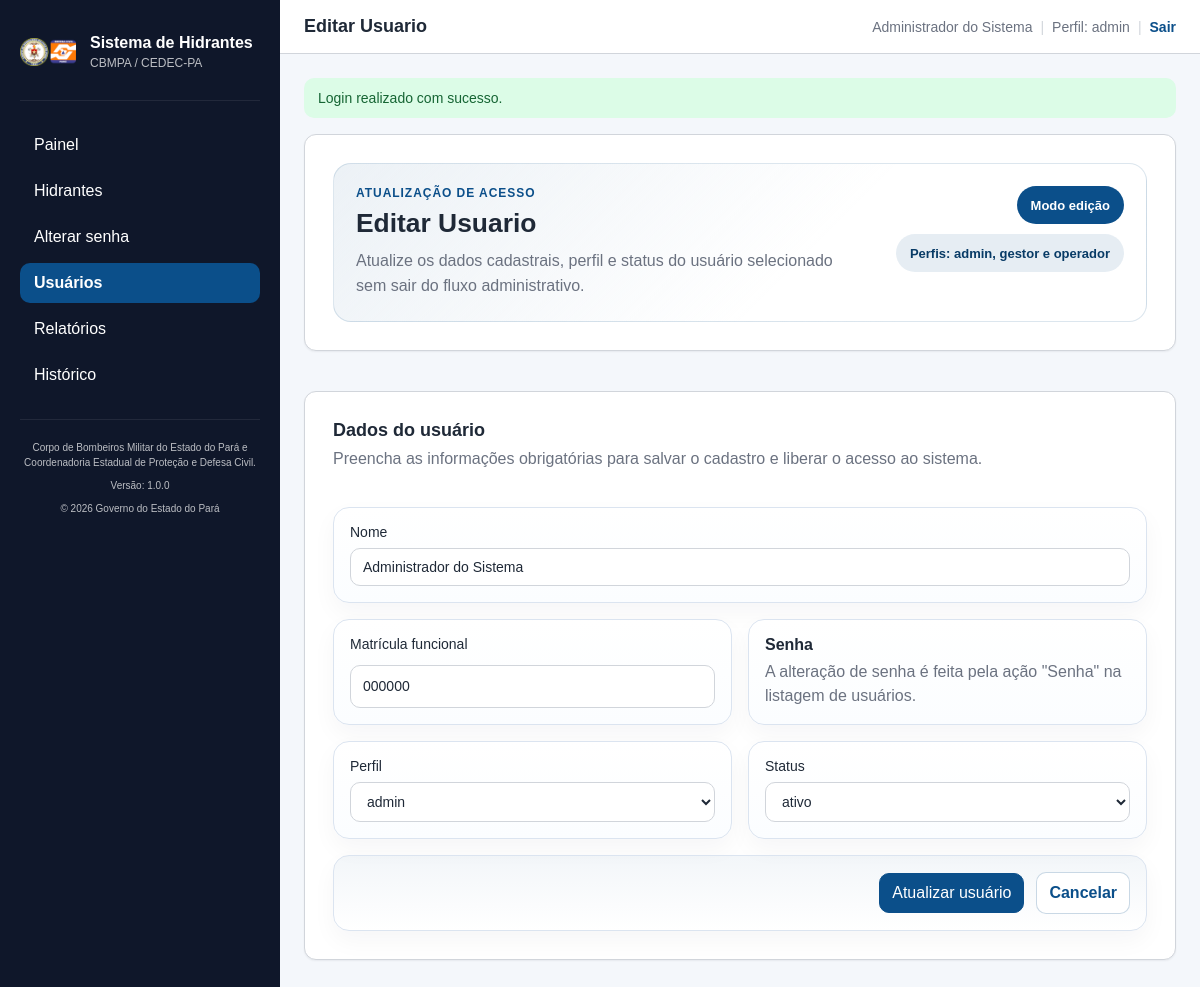
The page /usuarios/1/editar (signed in) on the database its author committed.
### tables this page shows
CREATE TABLE usuarios (
    id BIGINT UNSIGNED NOT NULL AUTO_INCREMENT,
    nome VARCHAR(150) NOT NULL,
    matricula_funcional VARCHAR(30) NOT NULL,
    senha_hash VARCHAR(255) NOT NULL,
    perfil ENUM('admin', 'gestor', 'operador') NOT NULL,
    status ENUM('ativo', 'inativo') NOT NULL DEFAULT 'ativo',
    criado_em DATETIME NOT NULL DEFAULT CURRENT_TIMESTAMP,
    atualizado_em DATETIME NULL DEFAULT NULL,

    CONSTRAINT pk_usuarios PRIMARY KEY (id),
    CONSTRAINT uq_usuarios_matricula UNIQUE (matricula_funcional)
);

### app/Core/View.php (called while the page is built, shortened)
<?php
class View
{
    public static function render(string $view, array $data = [], string $layout = 'layouts/master'): void
    {
        $viewFile = base_path('resources/views/' . $view . '.php');
        $layoutFile = base_path('resources/views/' . $layout . '.php');
        extract($data);
        require $viewFile;
        $content = ob_get_clean();
        require $layoutFile;
    }
}

### app/Core/Controller.php (called while the page is built, shortened)
<?php
abstract class Controller
{
    protected function view(string $view, array $data = [], string $layout = 'layouts/master'): void
    {
        View::render($view, $data, $layout);
    }
}

### app/Controllers/UsuarioController.php (called while the page is built, shortened)
<?php
class UsuarioController extends Controller
{
    public function edit(string $id): void
    {
        $usuario = (new UsuarioService())->find((int) $id);
        $this->view('usuarios/create', [
            'title' => 'Editar Usuario',
            'usuario' => $usuario,
            'formAction' => '/usuarios/' . (int) $id . '/atualizar',
            'isEdit' => true,
        ]);
    }
}

### public/index.php (called while the page is built, shortened)
<?php
spl_autoload_register(function ($class) {
    $prefix = 'App\\';
    $baseDir = BASE_PATH . '/app/';
    $len = strlen($prefix);
    $relativeClass = substr($class, $len);
    $file = $baseDir . str_replace('\\', '/', $relativeClass) . '.php';
});
require BASE_PATH . '/app/Helpers/functions.php';
$router = new Router();
$router->dispatch(new Request());

### app/Helpers/functions.php (called while the page is built, shortened)
<?php
if (!function_exists('base_path')) {
    function base_path(string $path = ''): string
    {
        $base = dirname(__DIR__, 2);
        return $path ? $base . DIRECTORY_SEPARATOR . ltrim($path, '/\\') : $base;
    }
}
if (!function_exists('config_path')) {
    function config_path(string $path = ''): string
    {
        return base_path('config' . ($path ? DIRECTORY_SEPARATOR . $path : ''));
    }
}
if (!function_exists('env')) {
    function env(string $key, mixed $default = null): mixed
    {
        $value = $_ENV[$key] ?? $_SERVER[$key] ?? getenv($key);
        return $value === false || $value === null ? $default : $value;
    }
}
if (!function_exists('config')) {
    function config(string $key, mixed $default = null): mixed
    {
        static $configs = [];
        [$file, $item] = array_pad(explode('.', $key, 2), 2, null);
        if (!isset($configs[$file])) {
            $path = config_path($file . '.php');
            $configs[$file] = file_exists($path) ? require $path : [];
        }
        if ($item === null) {
            return $configs[$file] ?? $default;
        }
        return $configs[$file][$item] ?? $default;
    }
}
if (!function_exists('e')) {
    function e(?string $value): string
    {
        return htmlspecialchars((string) $value, ENT_QUOTES, 'UTF-8');
    }
}
if (!function_exists('css_asset')) {
    function css_asset(string $path): string
    {
        return '/assets/css/' . ltrim(str_replace('\\', '/', $path), '/');
    }
}

### config/database.php (called while the page is built)
<?php
return [
    'driver' => 'mysql',
    'host' => env('DB_HOST', '127.0.0.1'),
    'port' => (int) env('DB_PORT', 3306),
    'database' => env('DB_NAME', 'hidrantes_system'),
    'username' => env('DB_USER', 'root'),
    'password' => env('DB_PASS', ''),
    'charset' => 'utf8mb4',
    'collation' => 'utf8mb4_unicode_ci',
];

### config/session.php (called while the page is built)
<?php
return [
    'name' => env('SESSION_NAME', 'hidrantes_session'),
    'lifetime' => 7200,
];

### app/Core/Database.php (called while the page is built, shortened)
<?php
class Database
{
    private static ?PDO $connection = null;
    public static function connection(): PDO
    {
        if (self::$connection instanceof PDO) {
            return self::$connection;
        }
        $config = config('database');
        $dsn = sprintf(
            '%s:host=%s;port=%d;dbname=%s;charset=%s',
            $config['driver'],
            $config['host'],
            $config['port'],
            $config['database'],
            $config['charset']
        );
        try {
            $options = [
                PDO::ATTR_ERRMODE => PDO::ERRMODE_EXCEPTION,
                PDO::ATTR_DEFAULT_FETCH_MODE => PDO::FETCH_ASSOC,
                PDO::ATTR_EMULATE_PREPARES => false,
                PDO::ATTR_STRINGIFY_FETCHES => false,
            ];
            if (defined('PDO::MYSQL_ATTR_MULTI_STATEMENTS')) {
                $options[PDO::MYSQL_ATTR_MULTI_STATEMENTS] = false;
            }
            self::$connection = new PDO($dsn, $config['username'], $config['password'], $options);
        } catch (PDOException $e) {
            report_exception($e);
            http_response_code(500);
            echo 'Erro interno ao conectar com o banco de dados.';
            exit;
        }
        return self::$connection;
    }
}

### app/Repositories/UsuarioRepository.php (called while the page is built, shortened)
<?php
class UsuarioRepository
{
    private PDO $db;
    public function __construct()
    {
        $this->db = Database::connection();
    }
    public function findById(int $id): ?array
    {
        $stmt = $this->db->prepare('SELECT * FROM usuarios WHERE id = :id LIMIT 1');
        $stmt->execute(['id' => $id]);
        return $stmt->fetch() ?: null;
    }
}

### app/Services/UsuarioService.php (called while the page is built, shortened)
<?php
class UsuarioService
{
    public function __construct(
        private ?UsuarioRepository $usuarioRepository = null,
        private ?PasswordService $passwordService = null,
        private ?AuditService $auditService = null,
    ) {
        $this->usuarioRepository ??= new UsuarioRepository();
    }
    public function find(int $id): ?array
    {
        return $this->usuarioRepository->findById($id);
    }
}

### app/Core/Session.php (called while the page is built, shortened)
<?php
class Session
{
    public static function get(string $key, mixed $default = null): mixed
    {
        return $_SESSION[$key] ?? $default;
    }
    public static function getFlash(string $key, mixed $default = null): mixed
    {
        $value = $_SESSION['_flash'][$key] ?? $default;
        return $value;
    }
}

### resources/views/usuarios/create.php (the view, shortened to what this page needs)
<?php
$isEdit = (bool) ($isEdit ?? false);
$usuario = $usuario ?? null;
?>
<div class="management-page">
    <section class="card management-card management-hero">
        <div class="management-header">
            <div class="management-header-copy">
                <p class="management-eyebrow"><?= $isEdit ? 'Atualização de acesso' : 'Cadastro de acesso' ?></p>
                <h1><?= e($title) ?></h1>
                <p class="management-description">
                    <?= $isEdit
                        ? 'Atualize os dados cadastrais, perfil e status do usuário selecionado sem sair do fluxo administrativo.'
                        : 'Crie novos usuários com os perfis corretos para manter a operação do sistema organizada e segura.' ?>
                </p>
            </div>
            <div class="management-badges">
                <span class="management-badge"><?= $isEdit ? 'Modo edição' : 'Novo cadastro' ?></span>
                <span class="management-badge is-soft">Perfis: admin, gestor e operador</span>
            </div>
        </div>
    </section>
    <section class="card management-card management-form-card">
        <div class="management-section-head">
            <h3>Dados do usuário</h3>
            <p>Preencha as informações obrigatórias para salvar o cadastro e liberar o acesso ao sistema.</p>
        </div>
        <form
            method="POST"
            action="<?= e($formAction ?? '/usuarios/salvar') ?>"
            class="form-grid cols-2 management-form-grid"
            data-single-submit="true"
            data-submit-processing-text="Processando..."
        >
            <label class="col-span-2">Nome
                <input type="text" name="nome" required value="<?= e((string) ($usuario['nome'] ?? '')) ?>">
            </label>
            <label>Matrícula funcional
                <input type="text" name="matricula_funcional" required value="<?= e((string) ($usuario['matricula_funcional'] ?? '')) ?>">
            </label>
            <?php if (!$isEdit): ?>
                <label>Senha
                    <input type="password" name="senha" required>
                </label>
            <?php else: ?>
                <div class="management-form-note">
                    <strong>Senha</strong>
                    <p>A alteração de senha é feita pela ação "Senha" na listagem de usuários.</p>
                </div>
            <?php endif; ?>
            <label>Perfil
                <select name="perfil" required>
                    <?php foreach (['admin', 'gestor', 'operador'] as $perfil): ?>
                        <option value="<?= e($perfil) ?>" <?= ($usuario['perfil'] ?? '') === $perfil ? 'selected' : '' ?>>
                            <?= e($perfil) ?>
                        </option>
                    <?php endforeach; ?>
                </select>
            </label>
            <label>Status
                <select name="status" required>
                    <?php foreach (['ativo', 'inativo'] as $status): ?>
                        <option value="<?= e($status) ?>" <?= ($usuario['status'] ?? 'ativo') === $status ? 'selected' : '' ?>>
                            <?= e($status) ?>
                        </option>
                    <?php endforeach; ?>
                </select>
            </label>
            <div class="col-span-2 actions-inline management-form-actions">
                <button type="submit"><?= $isEdit ? 'Atualizar usuário' : 'Salvar usuário' ?></button>
                <a class="btn-secondary" href="/usuarios">Cancelar</a>
            </div>
        </form>
    </section>
</div>

### app/Core/Router.php (shortened to what this page needs)
<?php
class Router
{
    private array $routes = [];
    private function addRoute(string $method, string $path, array $handler, array $middlewares = []): void
    {
        $this->routes[] = compact('method', 'path', 'handler', 'middlewares');
    }
    public function dispatch(Request $request): void
    {
        $requestMethod = $request->method();
        $requestUri = $request->uri();
        foreach ($this->routes as $route) {
            if ($route['method'] !== $requestMethod) {
                continue;
            }
            $pattern = preg_replace('#\{[^/]+\}#', '([^/]+)', $route['path']);
            $pattern = '#^' . rtrim($pattern, '/') . '$#';
            if ($route['path'] === '/') {
                $pattern = '#^/$#';
            }
            if (!preg_match($pattern, $requestUri, $matches)) {
                continue;
            }
            array_shift($matches);
            [$controllerClass, $method] = $route['handler'];
            $controller = new $controllerClass();
            call_user_func_array([$controller, $method], $matches);
            return;
        }
    }
}

### resources/views/layouts/master.php (shortened to what this page needs)
<?php
$auth = Session::get('auth');
$perfil = $auth['perfil'] ?? '';
$baseStylesheets = [
    'globals/variables.css',
    'globals/reset.css',
    'globals/base.css',
    'layouts/layout.css',
    'layouts/sidebar.css',
    'layouts/topbar.css',
    'layouts/responsive.css',
    'components/cards.css',
    'components/alerts.css',
    'components/forms.css',
    'components/buttons.css',
    'components/modal.css',
    'components/tables.css',
    'components/pagination.css',
    'pages/auth.css',
    'pages/management.css',
    'pages/hidrantes.css',
];
$stylesheets = array_values(array_unique(array_merge(
    $baseStylesheets,
    $pageStylesheets ?? []
)));
function menu_active(string $path): string
{
    $uri = parse_url($_SERVER['REQUEST_URI'] ?? '/', PHP_URL_PATH) ?: '/';
    return $uri === $path || str_starts_with($uri, $path . '/') ? 'active' : '';
}
?>
<!DOCTYPE html>
<html lang="pt-BR">
<head>
    <?php foreach ($stylesheets as $stylesheet): ?>
        <link rel="stylesheet" href="<?= e(css_asset($stylesheet)) ?>">
    <?php endforeach; ?>
</head>
<body>
<div class="layout">
    <aside class="sidebar" id="app-sidebar" aria-label="Menu principal">
        <div class="sidebar-head">
            <div class="sidebar-brand">
                <img src="/img/logos/logo.cbmpa.png" alt="CBMPA" class="sidebar-logo">
                <div class="sidebar-brand-text">
                    <strong>Sistema de Hidrantes</strong>
                    <span>CBMPA / CEDEC-PA</span>
                </div>
            </div>
        </div>
        <nav class="sidebar-nav">
            <a href="/painel" class="<?= menu_active('/painel') ?>">Painel</a>
            <a href="/hidrantes" class="<?= menu_active('/hidrantes') ?>">Hidrantes</a>
            <a href="/minha-senha" class="<?= menu_active('/minha-senha') ?>">Alterar senha</a>
            <?php if ($perfil === 'admin'): ?>
                <a href="/usuarios" class="<?= menu_active('/usuarios') ?>">Usuários</a>
            <?php endif; ?>
            <?php if (in_array($perfil, ['admin', 'gestor'], true)): ?>
                <a href="/relatorios/hidrantes" class="<?= menu_active('/relatorios') ?>">Relatórios</a>
                <a href="/historico" class="<?= menu_active('/historico') ?>">Histórico</a>
            <?php endif; ?>
        </nav>
        <div class="sidebar-footer">
            <p>Corpo de Bombeiros Militar do Estado do Pará e Coordenadoria Estadual de Proteção e Defesa Civil.</p>
            <p>Versão: 1.0.0</p>
            <p>&copy; 2026 Governo do Estado do Pará</p>
        </div>
    </aside>
    <div class="main">
        <header class="topbar">
            <div class="topbar-main">
                <div class="topbar-title">
                    <strong><?= e($title ?? 'Sistema de Gestão de Hidrantes') ?></strong>
                </div>
            </div>
            <div class="topbar-user">
                <span><?= e($auth['nome'] ?? '') ?></span>
                <span class="topbar-separator">|</span>
                <span>Perfil: <?= e($perfil) ?></span>
                <span class="topbar-separator">|</span>
                <form method="POST" action="/logout" class="topbar-user-form">
                    <button type="submit" class="topbar-link-button">Sair</button>
                </form>
            </div>
        </header>
        <main class="content">
            <?php if ($success = Session::getFlash('success')): ?>
                <div class="alert alert-success"><?= e($success) ?></div>
            <?php endif; ?>
            <?= $content ?>
        </main>
    </div>
</div>
</body>
</html>

### rows shown on the page
usuarios: nome "Administrador do Sistema", perfil "admin", matricula_funcional "000000"

### other values the page prints
form field perfil "admin"
form field status "ativo"
